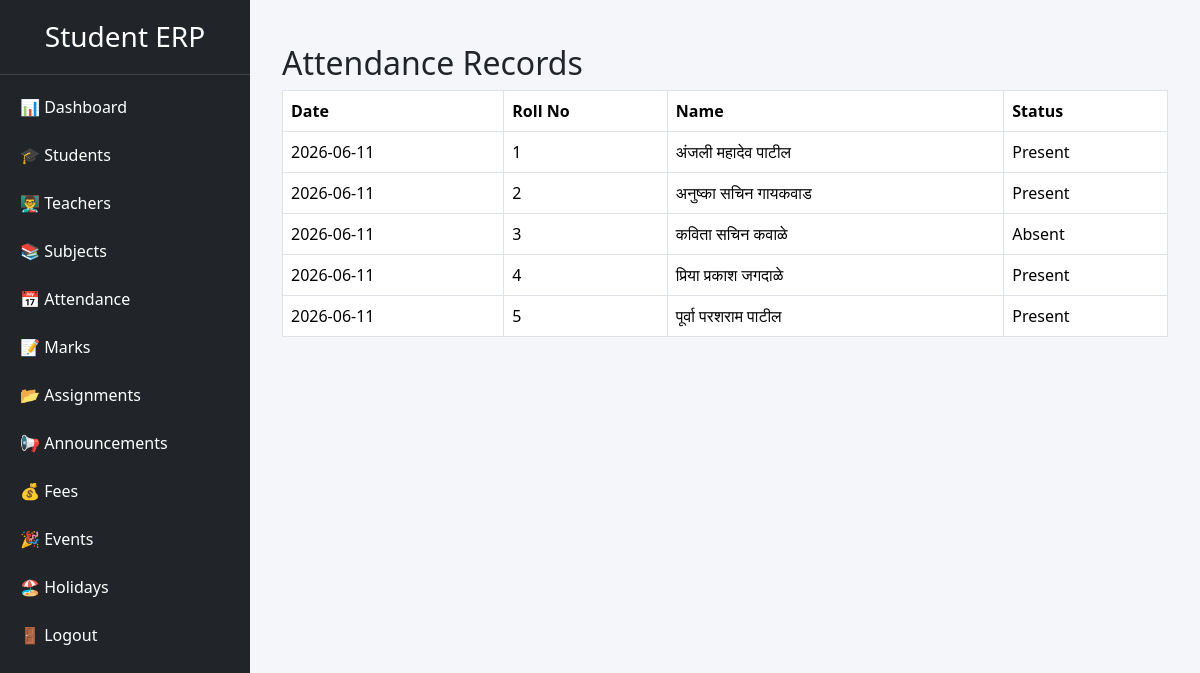
The app's page /admin/attendance.php with its own data.
### tables this page shows
CREATE TABLE `attendance` (
  `id` int(11) NOT NULL,
  `student_id` int(11) DEFAULT NULL,
  `attendance_date` date DEFAULT NULL,
  `status` enum('Present','Absent') DEFAULT NULL
);

CREATE TABLE `students` (
  `id` int(11) NOT NULL,
  `roll_no` varchar(20) DEFAULT NULL,
  `name` varchar(100) DEFAULT NULL,
  `class` varchar(20) DEFAULT NULL,
  `division` varchar(10) DEFAULT NULL,
  `phone` varchar(20) DEFAULT NULL,
  `email` varchar(100) DEFAULT NULL
);

### admin/attendance.php (the view, shortened to what this page needs)
<?php
include("../config/db.php");
include("navbar.php");
?>
<div class="container mt-4">
<h2>Attendance Records</h2>
<table class="table table-bordered">
<tr>
<th>Date</th>
<th>Roll No</th>
<th>Name</th>
<th>Status</th>
</tr>
<?php
$result=mysqli_query($conn,"
SELECT attendance.*,
students.roll_no,
students.name
FROM attendance
INNER JOIN students
ON attendance.student_id=students.id
ORDER BY attendance_date DESC
");
while($row=mysqli_fetch_assoc($result))
{
?>
<tr>
<td><?= $row['attendance_date']; ?></td>
<td><?= $row['roll_no']; ?></td>
<td><?= $row['name']; ?></td>
<td><?= $row['status']; ?></td>
</tr>
<?php } ?>
</table>
</div>
</div>
</body>
</html>

### admin/navbar.php (shortened to what this page needs)
<!DOCTYPE html>
<html>
<head>
<link href="https://cdn.jsdelivr.net/npm/bootstrap@5.3.3/dist/css/bootstrap.min.css" rel="stylesheet">
</head>
<body>
<div class="sidebar">
<h3>Student ERP</h3>
<a href="dashboard.php">📊 Dashboard</a>
<a href="students.php">🎓 Students</a>
<a href="teachers.php">👨‍🏫 Teachers</a>
<a href="subjects.php">📚 Subjects</a>
<a href="attendance.php">📅 Attendance</a>
<a href="marks.php">📝 Marks</a>
<a href="assignments.php">📂 Assignments</a>
<a href="announcements.php">📢 Announcements</a>
<a href="fees.php">💰 Fees</a>
<a href="events.php">🎉 Events</a>
<a href="holidays.php">🏖 Holidays</a>
<a href="../logout.php">🚪 Logout</a>
</div>
<div class="main-content">

### admin/navbar.php (style rules this page uses)
body { margin:0; background:#f5f6fa; }
.sidebar { width:250px; height:100vh; background:#212529; position:fixed; top:0; left:0; }
.sidebar h3 { color:white; text-align:center; padding:20px; border-bottom:1px solid #444; }
.sidebar a { display:block; color:white; text-decoration:none; padding:12px 20px; }
.main-content { margin-left:250px; padding:20px; }

### records on screen
attendance: attendance_date "2026-06-11", student.roll_no "1", student.name "अंजली महादेव पाटील", status "Present"
attendance: attendance_date "2026-06-11", student.roll_no "2", student.name "अनुष्का सचिन गायकवाड", status "Present"
attendance: attendance_date "2026-06-11", student.roll_no "3", student.name "कविता सचिन कवाळे", status "Absent"
attendance: attendance_date "2026-06-11", student.roll_no "4", student.name "प्रिया प्रकाश जगदाळे", status "Present"
attendance: attendance_date "2026-06-11", student.roll_no "5", student.name "पूर्वा परशराम पाटील", status "Present"
